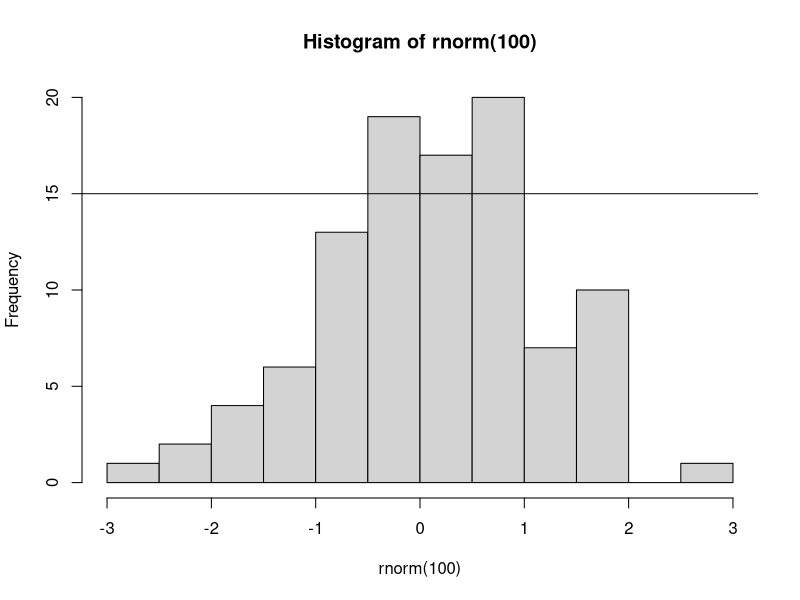

Write R code to recreate this figure.
## ---- chunk 1
for ( i in 1:20) {
  
  if (i %% 2==0){
    print(paste(i,"是偶数",sep=""))
  }
  else {
    next
  }
}
## ---- chunk 2
func=function(x,y){
  return(x/(y+1))
}

func(1,1)
## ---- chunk 3
1:10+2
9/(1:3)-0.5
## ---- chunk 4
summary(rnorm(100))
## ---- chunk 5
!(2>1 | 2>3)
## ---- chunk 6
tmp=paste(c(1:10),"163.com",sep="@")
unlist(strsplit(tmp,split="@"))[seq(1,20,2)]
## ---- chunk 7
df=data.frame(x=1:10,y=rep("a",10),stringsAsFactors = F)
dim(subset(df,x>5))
## ---- chunk 8
hist(rnorm(100))
abline(a=15,b=0)
